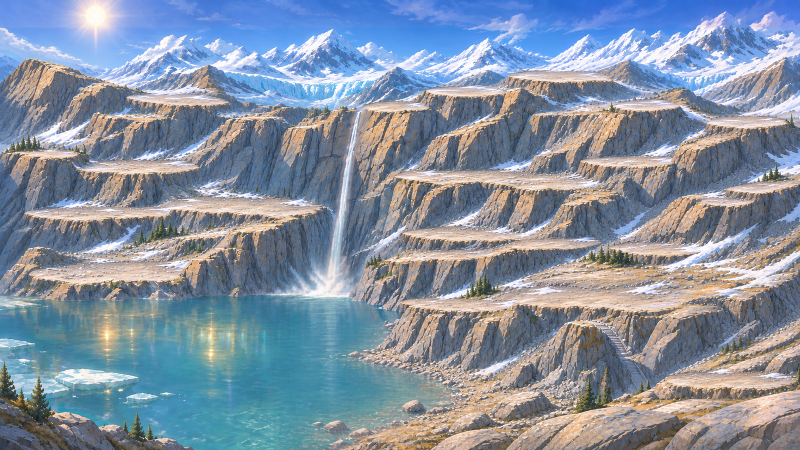
#> input picture art/towns/runtime/backdrops/overhaul/faction_sunvault_sun_cirque.png, 1600 x 900 px (shown at 1/2 size)
$ python sun_cirque_fx_mask.py
#> lines starting #> are read from the running program, lines starting #| are printed output that depends on the picture; after the words box and inside, x2 and y2 are one past the last pixel; in counts of white or black regions, pixels touching at a corner belong together
"""Builds the sun cirque's stage-effect mask, faction_sunvault_sun_cirque_fx_mask.png.

Red is the glacial lake, green is the meltwater fall, blue is empty (no lamps are painted on the
backdrop), and alpha is how thick the drifting vapour is: thickest in the spray at the foot of
the fall, a thin veil along the cirque wall and over the cold lake, none on the sky or on the
rocks in the foreground (never below 1/255, so no import step treats the mask as see-through).
GrabCut separates the lake from its shores, floes and boulders inside a hand-drawn zone, taught
by boxes that are surely water; the fall is the pale paint inside the fall's own strip. Run from anywhere; it writes the runtime mask.
"""
from pathlib import Path

import cv2
import numpy as np
from PIL import Image

HERE = Path(__file__).resolve().parent
ROOT = HERE.parents[5]
BACKDROP = ROOT / 'art/towns/runtime/backdrops/overhaul/faction_sunvault_sun_cirque.png'
OUT = ROOT / 'art/towns/runtime/backdrops/overhaul/faction_sunvault_sun_cirque_fx_mask.png'

# All shapes in backdrop pixels (1600x900).
# The lake may lie inside this zone: below the far shore, left of the near right shore.
LAKE = [(0, 580), (705, 580), (760, 640), (800, 700), (880, 760), (930, 830), (960, 900), (0, 900)]
SURE_WATER = [(40, 610, 660, 640), (200, 660, 640, 720), (420, 740, 760, 800), (520, 820, 800, 880)]
# The rocks and pines of the lower left corner, in front of the lake.
NEAR_BANK = [(0, 715), (45, 735), (115, 800), (235, 845), (335, 880), (365, 900), (0, 900)]
# Ice floes drift only in the lake's lower left; their paint is pale and nearly colourless.
FLOES = [(0, 660), (420, 660), (420, 830), (0, 830)]
FLOE_LIGHT = 185
FLOE_SAT = 75
# The fall's strip, from its lip to the lake, and how pale its paint is.
FALL = [(704, 220), (728, 220), (708, 430), (700, 585), (652, 585), (668, 430)]
FALL_LIGHT = 0.62
FALL_SAT = 110
# Vapour: the spray at the fall's foot, and thin bands by depth.
SPRAY = (672, 575, 120, 70)    # centre x, centre y, half width, half height
SKY_LINE = 105                 # no vapour above the peaks
VEIL_FAR = (190, 0.85)         # row, thickness
VEIL_MID = (430, 0.60)
VEIL_NEAR = (700, 0.35)
# The boulders in the foreground, lower right: nearer than the vapour.
FOREGROUND = [(1000, 900), (1040, 840), (1130, 800), (1290, 770), (1420, 760), (1600, 770), (1600, 900)]

img = np.asarray(Image.open(BACKDROP).convert('RGB'))
#> img is the input picture: shape (900, 1600, 3); mean R, G, B 132.3, 145, 161.3
H, W = img.shape[:2]
#> H = 900; W = 1600


def poly(points):
    m = np.zeros((H, W), np.uint8)
    cv2.fillPoly(m, [np.array(points, np.int32)], 1)
    return m.astype(bool)


def soft(m, sigma):
    return cv2.GaussianBlur(m.astype(np.float32), (0, 0), sigma)


def clean(m, smallest):
    m = cv2.morphologyEx(m.astype(np.uint8), cv2.MORPH_OPEN, np.ones((3, 3), np.uint8))
    n, labels, stats, _ = cv2.connectedComponentsWithStats(m, 8)
    for i in range(1, n):
        if stats[i, cv2.CC_STAT_AREA] < smallest:
            m[labels == i] = 0
    return m.astype(bool)


def water_mask():
    zone = poly(LAKE) & ~poly(NEAR_BANK)
#> in poly, `cv2.fillPoly(m, [np.array(points, np.int32)], 1)`:
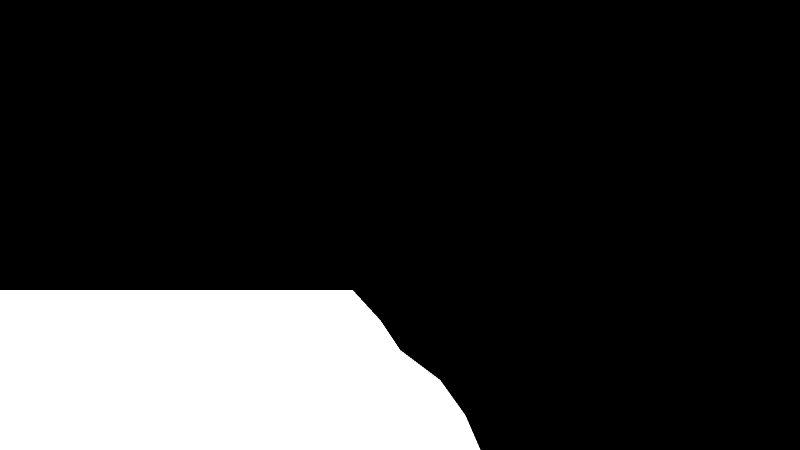
#> m: shape (900, 1600) (shown at 1/2 size); values 0 (black) and 1 (white), 18.8% white; 1 white region, box (x1, y1, x2, y2) and area: (0, 580, 961, 900) 270875
#> in poly (call 2), `cv2.fillPoly(m, [np.array(points, np.int32)], 1)`: m: shape (900, 1600); values 0 (black) and 1 (white), 2.1% white; 1 white region, box (x1, y1, x2, y2) and area: (0, 715, 365, 900) 30610
    mask = np.full((H, W), cv2.GC_BGD, np.uint8)
    mask[zone] = cv2.GC_PR_FGD
    for x0, y0, x1, y1 in SURE_WATER:
        mask[y0:y1, x0:x1] = cv2.GC_FGD
    bgd, fgd = np.zeros((1, 65), np.float64), np.zeros((1, 65), np.float64)
    cv2.grabCut(cv2.cvtColor(img, cv2.COLOR_RGB2BGR), mask, None, bgd, fgd, 6, cv2.GC_INIT_WITH_MASK)
    water = clean(np.isin(mask, (cv2.GC_FGD, cv2.GC_PR_FGD)) & zone, 200)
    # The ice floes are pale and nearly colourless; they lie still on the moving water.
    hsv = cv2.cvtColor(img, cv2.COLOR_RGB2HSV)
    cool = img[..., 2].astype(np.int16) >= img[..., 0]  # the sun's gold glints on the water are warm
    floes = clean((hsv[..., 2] > FLOE_LIGHT) & (hsv[..., 1] < FLOE_SAT) & cool & poly(FLOES), 80)
    water &= ~cv2.dilate(floes.astype(np.uint8), np.ones((3, 3), np.uint8), iterations=3).astype(bool)
    # Three pixels off the shores and the floes, so their edges never waver with the water.
    kept = cv2.erode(water.astype(np.uint8), np.ones((3, 3), np.uint8), iterations=3).astype(bool)
    return water, soft(kept, 1.5)


def fall_mask():
    hsv = cv2.cvtColor(img, cv2.COLOR_RGB2HSV)
    lum = (img.astype(np.float32) / 255.0) @ np.array([0.3, 0.59, 0.11], np.float32)
    fall = poly(FALL) & (lum > FALL_LIGHT) & (hsv[..., 1] < FALL_SAT)
    fall = clean(fall, 60)
    return fall, soft(fall, 1.2)


def vapour_mask():
    ys = np.arange(H, dtype=np.float32)
    depth = np.interp(ys, [SKY_LINE, VEIL_FAR[0], VEIL_MID[0], VEIL_NEAR[0], H], [0.0, VEIL_FAR[1], VEIL_MID[1], VEIL_NEAR[1], VEIL_NEAR[1]])
    a = np.repeat(depth[:, None], W, axis=1)
    cx, cy, rx, ry = SPRAY
    yy, xx = np.mgrid[0:H, 0:W].astype(np.float32)
    spray = np.clip(1.0 - np.sqrt(((xx - cx) / rx) ** 2 + ((yy - cy) / ry) ** 2), 0.0, 1.0)
    a = np.maximum(a, spray ** 0.7)
    return a * (1.0 - np.clip(soft(poly(FOREGROUND), 22.0) * 1.3, 0, 1))


def main():
    water, r = water_mask()
#> in clean, `n, labels, stats, _ = cv2.connectedComponentsWithStats(m, 8)`: m: shape (900, 1600); values 0 (black) and 1 (white), 14.8% white; 1 white region, box (x1, y1, x2, y2) and area: (0, 587, 907, 900) 212469
#> in water_mask, `hsv = cv2.cvtColor(img, cv2.COLOR_RGB2HSV)`: hsv: shape (900, 1600, 3); mean H, S, V 83.2, 74.1, 172.5
#> in water_mask, `cool = img[..., 2].astype(np.int16) >= img[..., 0]  # the sun's gold g..`:
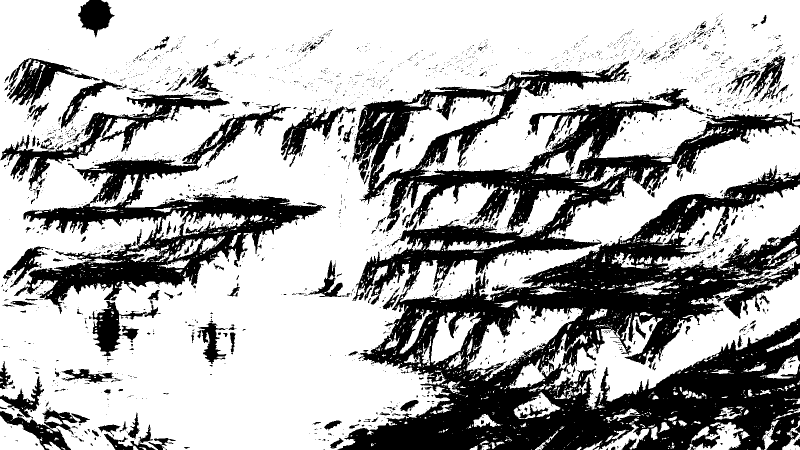
#> cool: shape (900, 1600) bool (shown at 1/2 size); 68.4% white; 2501 black regions (2226 under 20 px), largest, box (x1, y1, x2, y2) and area: (675, 121, 1600, 900) 317325, (28, 207, 652, 628) 59475, (1, 188, 459, 380) 13387
#> in poly (call 3), `cv2.fillPoly(m, [np.array(points, np.int32)], 1)`: m: shape (900, 1600); values 0 (black) and 1 (white), 5% white; 1 white region, box (x1, y1, x2, y2) and area: (0, 660, 421, 831) 71991
#> call 2 of clean, with smallest = 80
#> in clean (call 2), `m = cv2.morphologyEx(m.astype(np.uint8), cv2.MORPH_OPEN, np.ones((3, 3..`:
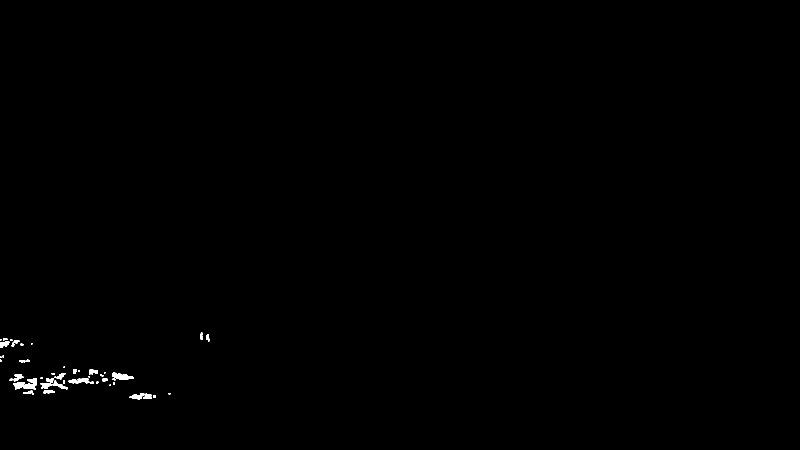
#> m: shape (900, 1600) (shown at 1/2 size); values 0 (black) and 1 (white), 0.26% white; 47 white regions (15 under 20 px), largest, box (x1, y1, x2, y2) and area: (26, 764, 73, 780) 464, (224, 745, 268, 760) 370, (137, 756, 179, 767) 286
#> in clean (call 2), `n, labels, stats, _ = cv2.connectedComponentsWithStats(m, 8)`: labels: shape (900, 1600) int32; 48 distinct labels, from 0 to 47
#> in clean (call 2), `n, labels, stats, _ = cv2.connectedComponentsWithStats(m, 8)`: n = 48; stats = 48 rows, first 6: [0, 0, 1600, 900, 1436277], [401, 665, 5, 15, 67], [412, 668, 7, 15, 70], [6, 677, 9, 4, 30], [0, 678, 3, 3, 9], [20, 678, 5, 4, 18]
#> after the loop in clean (call 2), `for i in range(1, n):`:
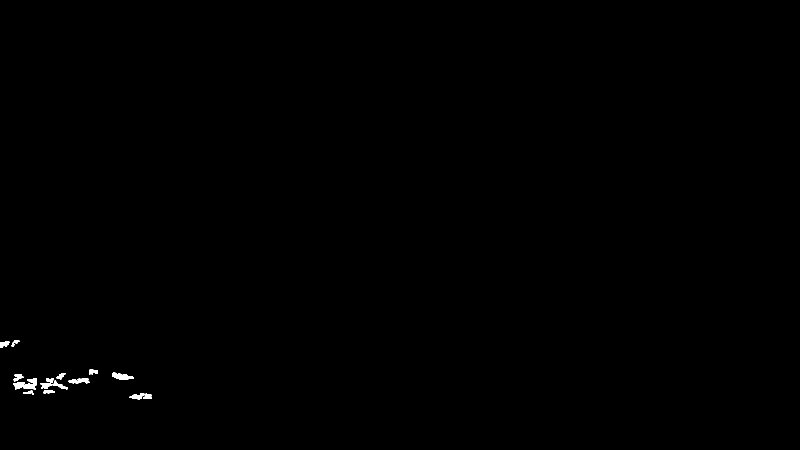
#> m: shape (900, 1600) (shown at 1/2 size); values 0 (black) and 1 (white), 0.21% white; 16 white regions, largest, box (x1, y1, x2, y2) and area: (26, 764, 73, 780) 464, (224, 745, 268, 760) 370, (137, 756, 179, 767) 286
#> in water_mask, `water &= ~cv2.dilate(floes.astype(np.uint8), np.ones((3, 3), np.uint8)..`: water: shape (900, 1600) bool; 14.4% white; 1 white region, box (x1, y1, x2, y2) and area: (0, 587, 907, 900) 207832
#> in water_mask, `kept = cv2.erode(water.astype(np.uint8), np.ones((3, 3), np.uint8), it..`: kept: shape (900, 1600) bool; 13.8% white; 2 white regions (1 under 20 px), largest, box (x1, y1, x2, y2) and area: (0, 591, 901, 900) 198325
    fall, g = fall_mask()
#> in fall_mask, `lum = (img.astype(np.float32) / 255.0) @ np.array([0.3, 0.59, 0.11], n..`:
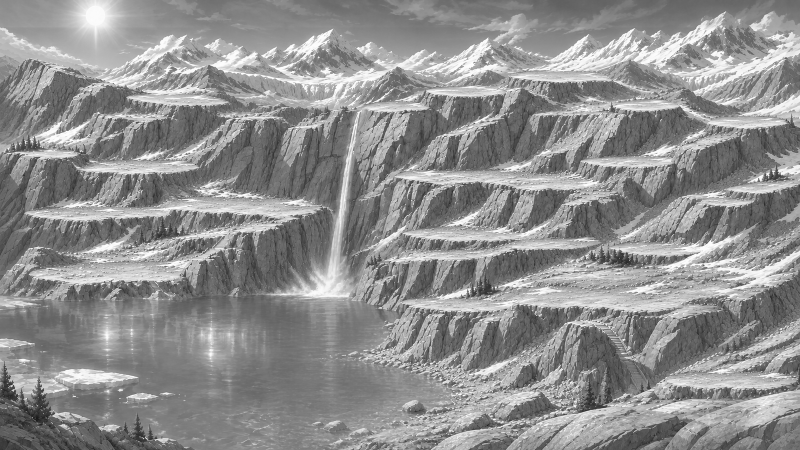
#> lum: shape (900, 1600) float32 (shown at 1/2 size); min 0.0596, max 1, mean 0.561
#> in poly (call 4), `cv2.fillPoly(m, [np.array(points, np.int32)], 1)`: m: shape (900, 1600); values 0 (black) and 1 (white), 0.97% white; 1 white region, box (x1, y1, x2, y2) and area: (652, 220, 729, 586) 13942
#> in fall_mask, `fall = poly(FALL) & (lum > FALL_LIGHT) & (hsv[..., 1] < FALL_SAT)`:
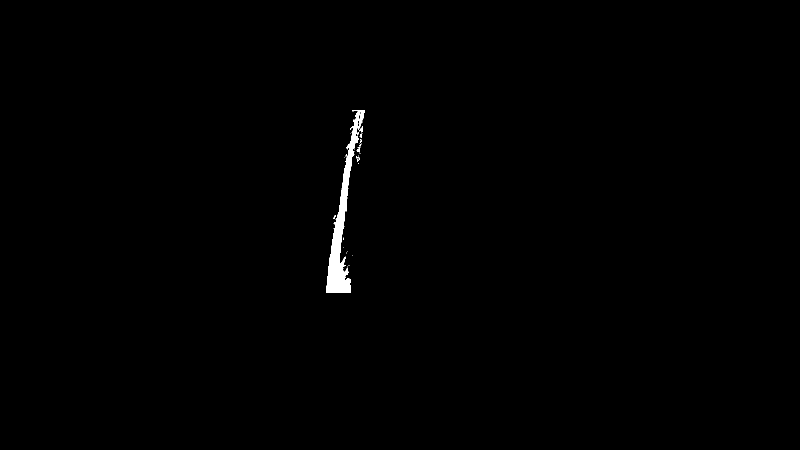
#> fall: shape (900, 1600) bool (shown at 1/2 size); 0.49% white; 28 white regions (23 under 20 px), largest, box (x1, y1, x2, y2) and area: (652, 220, 729, 586) 6807, (713, 293, 721, 305) 48, (718, 252, 726, 265) 44, (719, 267, 725, 275) 26, (714, 313, 720, 323) 22
#> in clean (call 3), `m = cv2.morphologyEx(m.astype(np.uint8), cv2.MORPH_OPEN, np.ones((3, 3..`: m: shape (900, 1600); values 0 (black) and 1 (white), 0.47% white; 5 white regions (1 under 20 px), largest, box (x1, y1, x2, y2) and area: (652, 220, 729, 586) 6623, (721, 256, 725, 264) 28, (714, 298, 720, 303) 27, (721, 268, 724, 275) 21
#> in clean (call 3), `n, labels, stats, _ = cv2.connectedComponentsWithStats(m, 8)`: labels: shape (900, 1600) int32; 6 distinct labels, from 0 to 5
#> after the loop in clean (call 3), `for i in range(1, n):`: m: shape (900, 1600); values 0 (black) and 1 (white), 0.46% white; 1 white region, box (x1, y1, x2, y2) and area: (652, 220, 729, 586) 6623
    a = vapour_mask()
#> in poly (call 5), `cv2.fillPoly(m, [np.array(points, np.int32)], 1)`: m: shape (900, 1600); values 0 (black) and 1 (white), 4.8% white; 1 white region, box (x1, y1, x2, y2) and area: (1000, 760, 1600, 900) 68605
    zero = np.zeros((H, W), np.float32)
    out = np.stack([r, g, zero, (1.0 + 254.0 * a) / 255.0], axis=2)
    Image.fromarray(np.clip(out * 255.0 + 0.5, 0, 255).astype(np.uint8), 'RGBA').save(OUT, optimize=True)
    print('water %.1f%%, fall %.2f%%, vapour over a third %.1f%%' % (water.mean() * 100, fall.mean() * 100, (a > 0.33).mean() * 100))


if __name__ == '__main__':
    main()
#> in main, `out = np.stack([r, g, zero, (1.0 + 254.0 * a) / 255.0], axis=2)`:
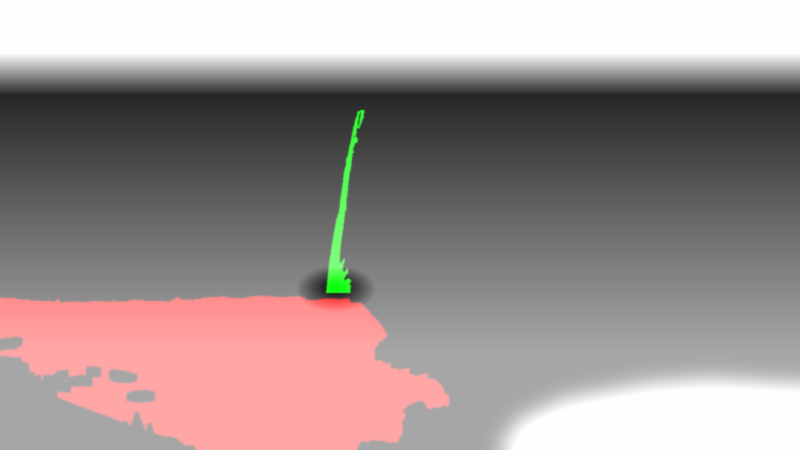
#> out: shape (900, 1600, 4) float64 (shown at 1/2 size); mean of channels 0, 1, 2, 3 0.138, 0.0046, 0, 0.439; transparent parts drawn white
#| water 14.4%, fall 0.46%, vapour over a third 78.1%
